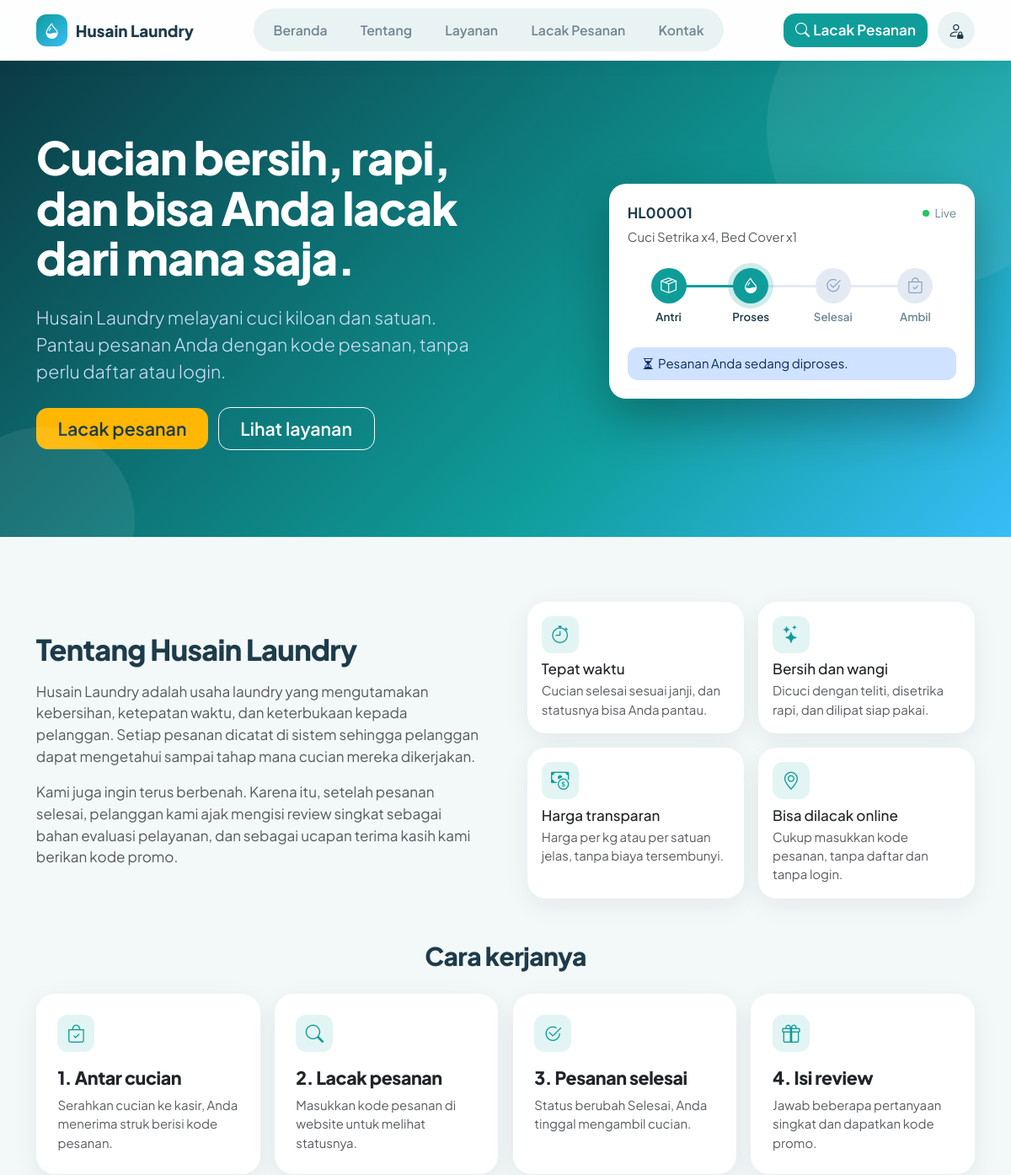
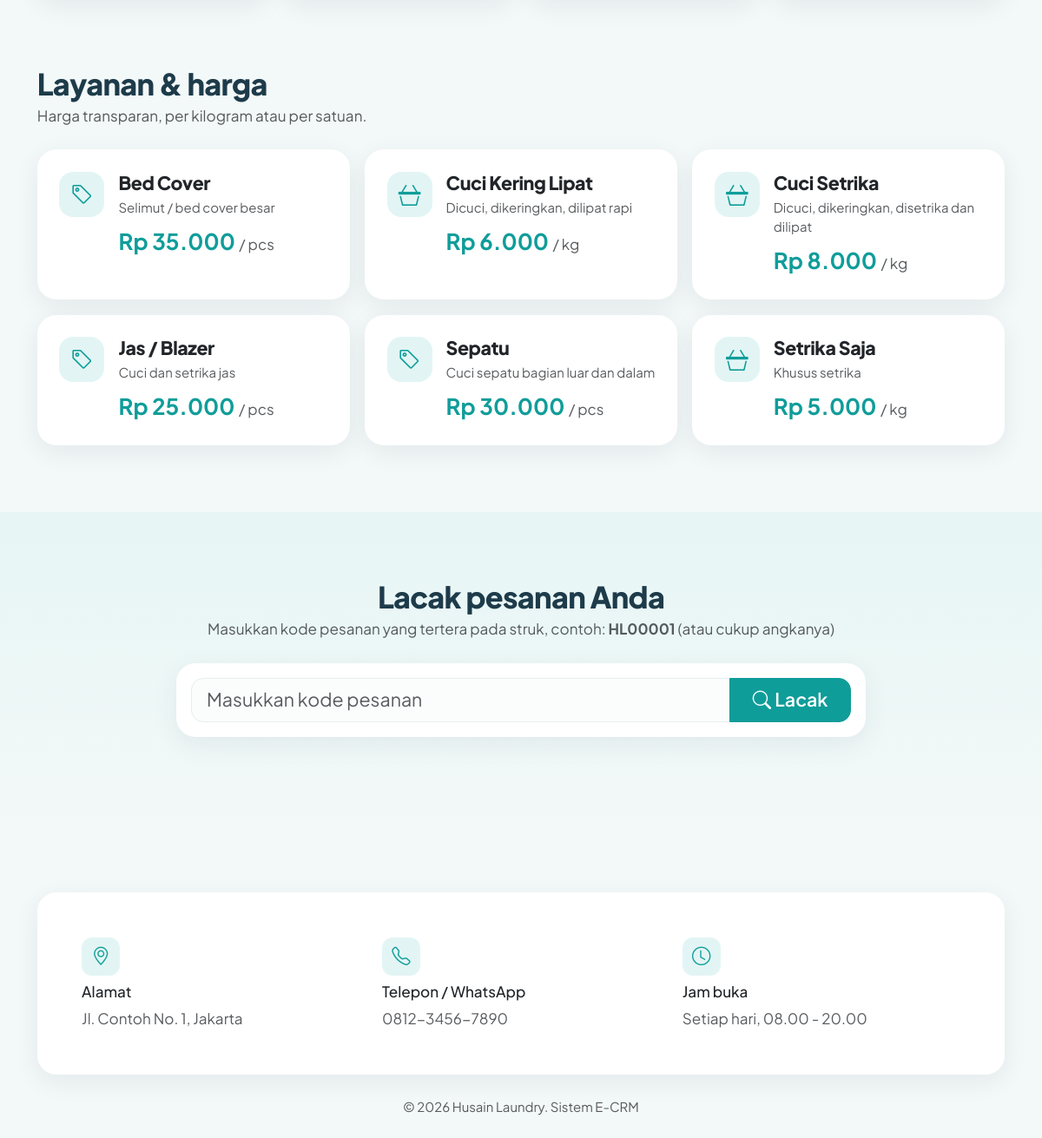
The page / on the database its author committed (2 pictures, top to bottom).
### tables this page shows
CREATE TABLE layanan (
  id INT AUTO_INCREMENT PRIMARY KEY,
  nama VARCHAR(100) NOT NULL,
  harga INT NOT NULL,
  satuan ENUM('kg','pcs') NOT NULL DEFAULT 'kg',
  deskripsi VARCHAR(255) DEFAULT NULL,
  aktif TINYINT(1) NOT NULL DEFAULT 1
);

### includes/fungsi.php (called while the page is built, shortened)
<?php
function e($teks) {
    return htmlspecialchars((string)$teks, ENT_QUOTES, 'UTF-8');
}
function rp($angka) {
    return 'Rp ' . number_format((float)$angka, 0, ',', '.');
}
function q($sql, $param = []) {
    global $pdo;
    $stmt = $pdo->prepare($sql);
    $stmt->execute($param);
    return $stmt;
}

### index.php (the view, shortened to what this page needs)
<?php
$kodeInput = trim($_GET['kode'] ?? '');
$layanan = q("SELECT * FROM layanan WHERE aktif=1 ORDER BY nama")->fetchAll();
$keunggulan = [
    ['bi-stopwatch',   'Tepat waktu',         'Cucian selesai sesuai janji, dan statusnya bisa Anda pantau.'],
    ['bi-stars',       'Bersih dan wangi',    'Dicuci dengan teliti, disetrika rapi, dan dilipat siap pakai.'],
    ['bi-cash-coin',   'Harga transparan',    'Harga per kg atau per satuan jelas, tanpa biaya tersembunyi.'],
    ['bi-geo-alt',     'Bisa dilacak online', 'Cukup masukkan kode pesanan, tanpa daftar dan tanpa login.'],
];
$langkah = [
    ['bi-bag-check',   'Antar cucian',    'Serahkan cucian ke kasir, Anda menerima struk berisi kode pesanan.'],
    ['bi-search',      'Lacak pesanan',   'Masukkan kode pesanan di website untuk melihat statusnya.'],
    ['bi-check2-circle', 'Pesanan selesai', 'Status berubah Selesai, Anda tinggal mengambil cucian.'],
    ['bi-gift',        'Isi review',      'Jawab beberapa pertanyaan singkat dan dapatkan kode promo.'],
];
head('Beranda', null, 'full');
?>
<section class="hero2" id="beranda">
  <div class="container">
    <div class="row align-items-center g-5">
      <div class="col-lg-6">
        <h1>Cucian bersih, rapi, dan bisa Anda lacak dari mana saja.</h1>
        <p class="lead my-4">
          Husain Laundry melayani cuci kiloan dan satuan. Pantau pesanan Anda
          dengan kode pesanan, tanpa perlu daftar atau login.
        </p>
        <a href="#lacak" class="btn btn-sun btn-lg px-4 me-2">Lacak pesanan</a>
        <a href="#layanan" class="btn btn-outline-light btn-lg px-4">Lihat layanan</a>
      </div>
      <div class="col-lg-5 offset-lg-1">
        <div class="mock">
          <div class="d-flex justify-content-between mb-1">
            <b>HL00001</b>
            <span class="live"><i class="dot"></i>Live</span>
          </div>
          <div class="text-muted small mb-4">Cuci Setrika x4, Bed Cover x1</div>
          <?= tracker('Proses') ?>
          <div class="alert alert-primary mt-4 mb-0 py-2 small">
            <i class="bi bi-hourglass-split me-1"></i>Pesanan Anda sedang diproses.
          </div>
        </div>
      </div>
    </div>
  </div>
</section>
<section class="section" id="tentang">
  <div class="container">
    <div class="row g-5 align-items-center mb-5">
      <div class="col-lg-6">
        <h2 class="mb-3">Tentang Husain Laundry</h2>
        <p class="text-muted">
          Husain Laundry adalah usaha laundry yang mengutamakan kebersihan, ketepatan waktu,
          dan keterbukaan kepada pelanggan. Setiap pesanan dicatat di sistem sehingga
          pelanggan dapat mengetahui sampai tahap mana cucian mereka dikerjakan.
        </p>
        <p class="text-muted mb-0">
          Kami juga ingin terus berbenah. Karena itu, setelah pesanan selesai,
          pelanggan kami ajak mengisi review singkat sebagai bahan evaluasi pelayanan,
          dan sebagai ucapan terima kasih kami berikan kode promo.
        </p>
      </div>
      <div class="col-lg-6">
        <div class="row g-3">
          <?php foreach ($keunggulan as [$ikon, $judul, $isi]): ?>
            <div class="col-sm-6">
              <div class="card p-3 h-100">
                <div class="ico mb-2"><i class="bi <?= $ikon ?>"></i></div>
                <h6 class="mb-1"><?= $judul ?></h6>
                <div class="text-muted small"><?= $isi ?></div>
              </div>
            </div>
          <?php endforeach ?>
        </div>
      </div>
    </div>
    <h3 class="text-center mb-4">Cara kerjanya</h3>
    <div class="row g-3">
      <?php foreach ($langkah as $no => [$ikon, $judul, $isi]): ?>
        <div class="col-md-3">
          <div class="card p-4 h-100">
            <div class="ico mb-3"><i class="bi <?= $ikon ?>"></i></div>
            <h5><?= $no + 1 ?>. <?= $judul ?></h5>
            <div class="text-muted small"><?= $isi ?></div>
          </div>
        </div>
      <?php endforeach ?>
    </div>
  </div>
</section>
<section class="section pt-0" id="layanan">
  <div class="container">
    <h2 class="mb-1">Layanan & harga</h2>
    <p class="text-muted mb-4">Harga transparan, per kilogram atau per satuan.</p>
    <div class="row g-3">
      <?php foreach ($layanan as $l): ?>
        <div class="col-md-6 col-lg-4">
          <div class="card p-4 h-100">
            <div class="job">
              <div class="jico">
                <i class="bi <?= $l['satuan'] == 'kg' ? 'bi-basket3' : 'bi-tag' ?>"></i>
              </div>
              <div>
                <h5 class="mb-1"><?= e($l['nama']) ?></h5>
                <div class="text-muted small mb-2"><?= e($l['deskripsi']) ?></div>
                <div class="fs-4 fw-bold" style="color:var(--blue)">
                  <?= rp($l['harga']) ?>
                  <small class="fs-6 text-muted fw-normal">/ <?= $l['satuan'] ?></small>
                </div>
              </div>
            </div>
          </div>
        </div>
      <?php endforeach ?>
    </div>
  </div>
</section>
<section class="section lacak-bg" id="lacak">
  <div class="container" style="max-width: 820px">
    <div class="text-center mb-4">
      <h2 class="mb-1">Lacak pesanan Anda</h2>
      <p class="text-muted">
        Masukkan kode pesanan yang tertera pada struk, contoh: <b>HL00001</b> (atau cukup angkanya)
      </p>
    </div>
    <form method="get" action="index.php#lacak" class="card p-3 mb-4">
      <div class="input-group input-group-lg">
        <input name="kode" class="form-control" placeholder="Masukkan kode pesanan"
               value="<?= e($kodeInput) ?>" maxlength="20" required>
        <button class="btn btn-primary px-4"><i class="bi bi-search me-1"></i>Lacak</button>
      </div>
    </form>
  </div>
</section>
<section class="section pb-4" id="kontak">
  <div class="container">
    <div class="card p-4 p-md-5">
      <div class="row g-4">
        <div class="col-md-4">
          <div class="ico mb-2"><i class="bi bi-geo-alt"></i></div>
          <h6>Alamat</h6>
          <div class="text-muted"><?= e(ALAMAT_USAHA) ?></div>
        </div>
        <div class="col-md-4">
          <div class="ico mb-2"><i class="bi bi-telephone"></i></div>
          <h6>Telepon / WhatsApp</h6>
          <div class="text-muted"><?= e(TELP_USAHA) ?></div>
        </div>
        <div class="col-md-4">
          <div class="ico mb-2"><i class="bi bi-clock"></i></div>
          <h6>Jam buka</h6>
          <div class="text-muted"><?= e(JAM_BUKA) ?></div>
        </div>
      </div>
    </div>
    <div class="text-center text-muted small py-4">
      &copy; <?= date('Y') ?> Husain Laundry. Sistem E-CRM
    </div>
  </div>
</section>
<?php foot();

### includes/layout.php (shortened to what this page needs)
<?php
function tracker($status) {
    $ikon   = ['bi-box-seam', 'bi-droplet-half', 'bi-check2-circle', 'bi-bag-check'];
    $posisi = array_search($status, STATUS);
    $terakhir = count(STATUS) - 1;
    $html = "<div class='steps'>";
    foreach (STATUS as $i => $nama) {
        if ($posisi == $terakhir || $i < $posisi) {
            $kelas = 'done';
        } elseif ($i == $posisi) {
            $kelas = 'now';
        } else {
            $kelas = '';
        }
        $html .= "<div class='step $kelas'>";
        $html .=   "<i class='bi {$ikon[$i]}'></i>$nama";
        $html .= "</div>";
    }
    return $html . "</div>";
}
function head($judul, $peran = null, $mode = false) {
    $base = $peran ? '../' : '';
    ?>
<!doctype html>
<html lang="id">
<head>
  <link rel="stylesheet"
        href="https://cdn.jsdelivr.net/npm/bootstrap@5.3.3/dist/css/bootstrap.min.css">
  <link rel="stylesheet"
        href="https://cdn.jsdelivr.net/npm/bootstrap-icons@1.11.3/font/bootstrap-icons.min.css">
  <link rel="stylesheet" href="<?= $base ?>assets/style.css">
</head>
<body class="r-<?= $peran ?: 'customer' ?>">
<?php
    if ($peran === 'admin') {
        menu_admin($judul);
    } else {
        menu_publik();
    }
}
    ?>
<?php
function menu_publik() {
    $tautan = [
        '#beranda' => 'Beranda',
        '#tentang' => 'Tentang',
        '#layanan' => 'Layanan',
        '#lacak'   => 'Lacak Pesanan',
        '#kontak'  => 'Kontak',
    ];
    ?>
<header class="cnav pubnav no-print">
  <div class="container cnav-in">
    <a class="brand" href="index.php">
      <span class="logo"><i class="bi bi-droplet-half"></i></span>
      <span>Husain Laundry</span>
    </a>
    <nav class="cnav-links d-none d-lg-flex">
      <?php foreach ($tautan as $href => $label): ?>
        <a class="cl" href="<?= $href ?>"><?= $label ?></a>
      <?php endforeach ?>
    </nav>
    <div class="cnav-right">
      <a class="btn btn-primary" href="#lacak">
        <i class="bi bi-search me-1"></i>Lacak Pesanan
      </a>
      <a class="bell" href="login.php" title="Login admin">
        <i class="bi bi-person-lock"></i>
      </a>
    </div>
  </div>
</header>
<?php
}
function foot() {
    ?>
<div class="toast-container position-fixed bottom-0 end-0 p-3" id="tc"></div>
</body>
</html>
<?php
}

### rows shown on the page
layanan: nama "Bed Cover", deskripsi "Selimut / bed cover besar", harga "Rp 35.000", satuan "pcs"
layanan: nama "Cuci Kering Lipat", deskripsi "Dicuci, dikeringkan, dilipat rapi", harga "Rp 6.000", satuan "kg"
layanan: nama "Cuci Setrika", deskripsi "Dicuci, dikeringkan, disetrika dan dilipat", harga "Rp 8.000", satuan "kg"
layanan: nama "Jas / Blazer", deskripsi "Cuci dan setrika jas", harga "Rp 25.000", satuan "pcs"
layanan: nama "Sepatu", deskripsi "Cuci sepatu bagian luar dan dalam", harga "Rp 30.000", satuan "pcs"
layanan: nama "Setrika Saja", deskripsi "Khusus setrika", harga "Rp 5.000", satuan "kg"

### other values the page prints
$label "Beranda"
$label "Tentang"
$label "Layanan"
$label "Lacak Pesanan"
$label "Kontak"
$nama "Antri"
$nama "Proses"
$nama "Selesai"
$nama "Ambil"
$judul "Tepat waktu"
$isi "Cucian selesai sesuai janji, dan statusnya bisa Anda pantau."
$judul "Bersih dan wangi"
$isi "Dicuci dengan teliti, disetrika rapi, dan dilipat siap pakai."
$judul "Harga transparan"
$isi "Harga per kg atau per satuan jelas, tanpa biaya tersembunyi."
